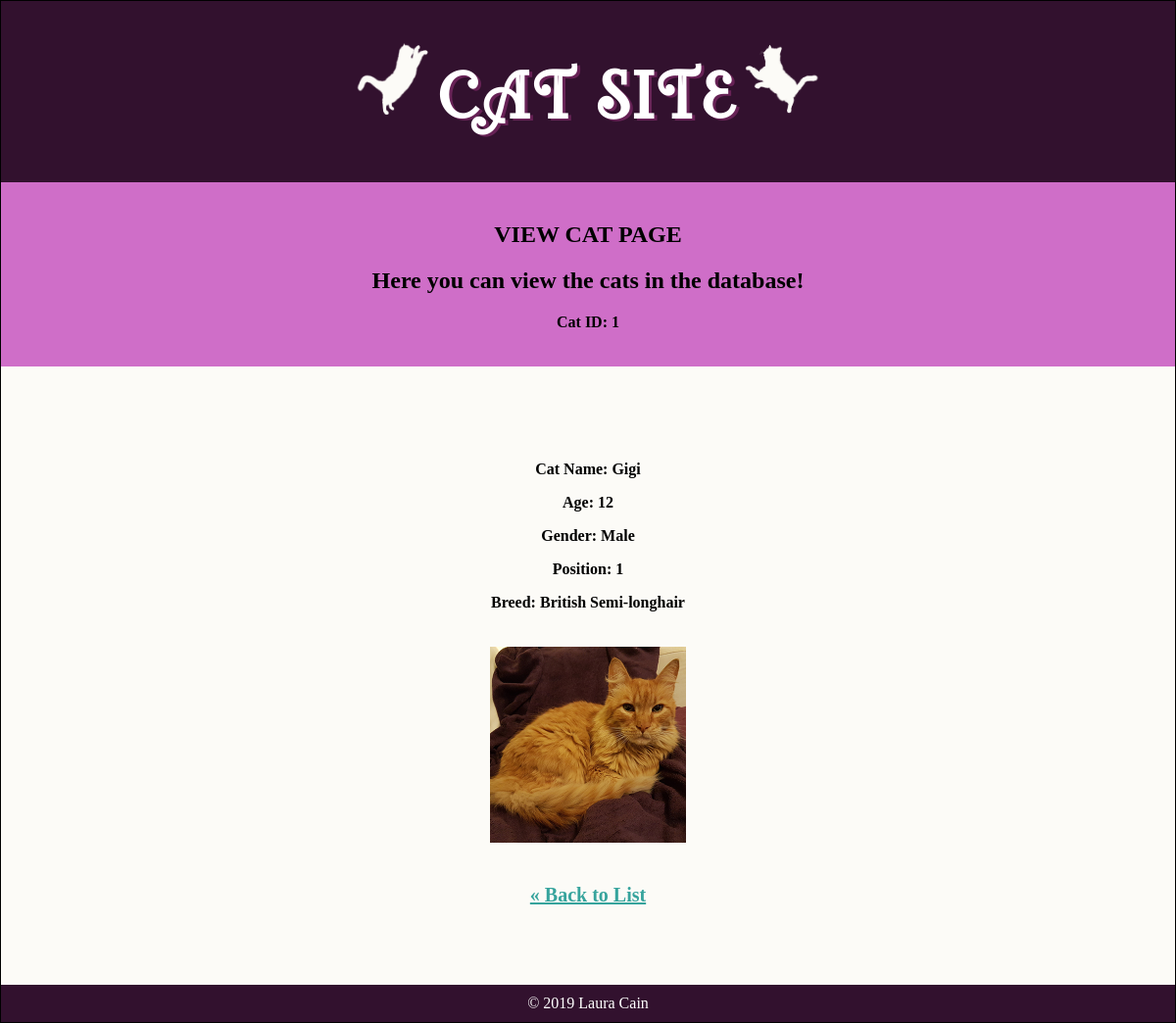
Screenshot of /cats/view.php with the database file from the repository.
### tables this page shows
CREATE TABLE `cats` (
  `id` int(11) NOT NULL,
  `cat_name` varchar(255) DEFAULT NULL,
  `position` int(11) DEFAULT NULL,
  `file_path` varchar(255) DEFAULT 'default.jpg',
  `breed_id` int(11) NOT NULL,
  `gender_id` int(11) NOT NULL,
  `age` int(11) DEFAULT NULL
);

CREATE TABLE `genders` (
  `gender_id` int(11) NOT NULL,
  `gender_name` varchar(255) NOT NULL
);

CREATE TABLE `breeds` (
  `breed_id` int(11) NOT NULL,
  `breed_name` varchar(255) NOT NULL
);

### private/query_functions.php (called while the page is built, shortened)
<?php
function find_cat_by_id($id) {
  global $db;
  $sql = "SELECT * FROM cats c INNER JOIN breeds b ON c.breed_id = b.breed_id INNER JOIN genders d on c.gender_id = d.gender_id ";
  $sql .= "WHERE c.id= ' " . mysqli_real_escape_string($db, $id) . " ' ";
  $result = $db->query($sql);
  $cat = mysqli_fetch_assoc($result);
  return $cat;
}
?>

### private/functions.php (called while the page is built, shortened)
<?php
function url_for($script_path) {
  if($script_path[0] != '/') {
    $script_path = "/" . $script_path;
  }
  return WWW_ROOT . $script_path;
}
?>

### public/cats/view.php (the view, shortened to what this page needs)
<?php  $id = $_GET['id'] ?? '1';
$cat = find_cat_by_id($id);
?>
<?php include(SHARED_PATH . '/header.php'); ?>
<div class="intro">
  <div class="content-wrap">
    <h2>VIEW CAT PAGE</h2>
    <h2>Here you can view the cats in the database!</h2>
    <p><?php echo "Cat ID: "; echo htmlspecialchars($id); ?></p>
  </div>
</div>
<div class="main-section">
  <div class="content-wrap">
    <p>Cat Name: <?php echo htmlspecialchars($cat['cat_name']); ?></p>
    <p>Age: <?php echo htmlspecialchars($cat['age']); ?></p>
    <p>Gender: <?php echo htmlspecialchars($cat['gender_name']); ?></p>
    <p>Position: <?php echo htmlspecialchars($cat['position']); ?></p>
    <p>Breed: <?php echo htmlspecialchars($cat['breed_name']); ?></p>
    <img class="cat-img" src="<?php echo url_for('/images/' . $cat['file_path']); ?>  " ><br><br>
    <div class="back-link">
      <a href="<?php echo url_for('/index.php');?>">&laquo; Back to List</a>
    </div>
  </div>
</div>
<?php include(SHARED_PATH . '/footer.php'); ?>

### public/stylesheets/styles.css (style rules this page uses)
body { border: 1px solid black; font-family: 'Calisto MT', serif; text-align: center; margin: 0 auto; }
p { font-weight: bold; }
.content-wrap { width: 950px; margin: 0 auto; }
.intro { background: #CF6EC8; text-align: center; padding: 20px; margin: 0 auto; }
.main-section { background: #FCFBF7; padding: 80px; }
a { color: #37A49D; font-weight: bold; }
.back-link a { font-size: 20px; font-weight: bold; color: #37A49D; }
.cat-img { width: 200px; padding: 20px; }

### rows the page displays
cats: cat_name "Gigi", age "12", gender.gender_name "Male", position "1", breed.breed_name "British Semi-longhair", file_path (picture)

### other values shown
$id "1"
